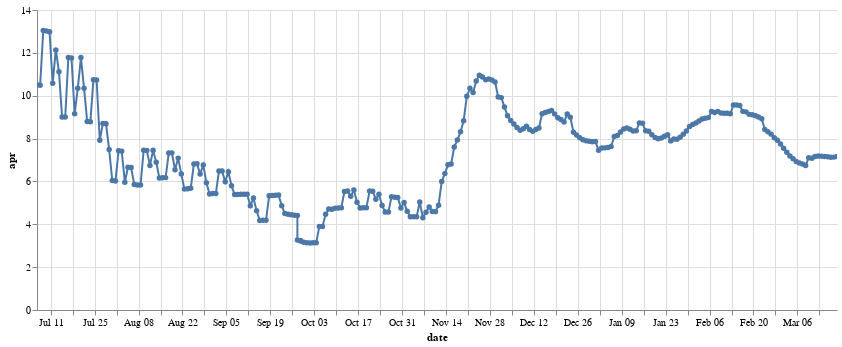

The notebook cell saved with this chart:
### Code cell
mars_price_chart = alt.Chart(staking_apr).mark_line(point = True).encode(
    x=alt.X('date:T'),
    y=alt.X('apr:Q'),
    tooltip=[alt.Tooltip('date:T', format='%Y-%m-%d %H:%M'),'value:Q']
).properties(width=800).properties(height=300).configure_view(strokeOpacity=0).interactive()
mars_price_chart

### Figure 1 — Vega-Lite specification as saved in the notebook (floating-point values rounded to 4 significant figures; data arrays with more than 128 entries replaced by an {"elided": "..."} marker saying what was removed)
{"config": {"view": {"continuousWidth": 400, "continuousHeight": 300, "strokeOpacity": 0}}, "data": {"name": "data-5da610c50709d1e0b872221c5d14a97e"}, "mark": {"type": "line", "point": true}, "encoding": {"tooltip": [{"field": "date", "format": "%Y-%m-%d %H:%M", "type": "temporal"}, {"field": "value", "type": "quantitative"}], "x": {"field": "date", "type": "temporal"}, "y": {"field": "apr", "type": "quantitative"}}, "height": 300, "selection": {"selector007": {"type": "interval", "bind": "scales", "encodings": ["x", "y"]}}, "width": 800, "$schema": "https://vega.github.io/schema/vega-lite/v4.17.0.json", "datasets": {"data-5da610c50709d1e0b872221c5d14a97e": {"elided": "258 records"}}}
